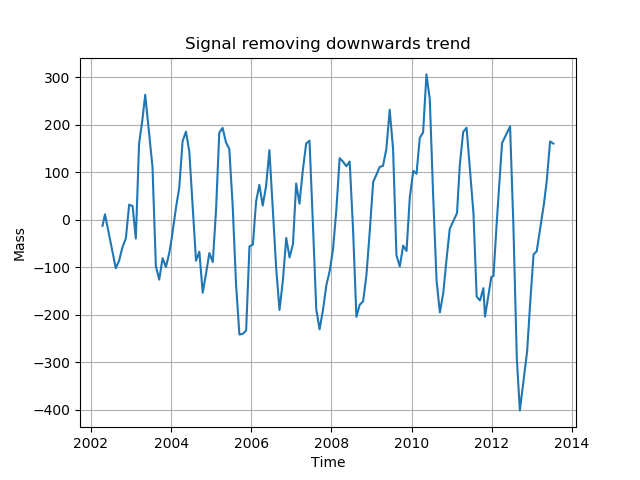

Source code (Python):
import math
import numpy as np
import pandas as pd
from scipy import interpolate, poly1d
import matplotlib.pyplot as plt
import warnings


def rmse(targets, predictions):
    return np.sqrt(((targets - predictions) ** 2).mean())


def model(xs, ys, n=3):
    with warnings.catch_warnings():
        warnings.simplefilter('ignore', np.RankWarning)
        coefficients = np.polyfit(xs, ys, n)
        return poly1d(coefficients)


def main():
    df = pd.read_csv('greenland-mass-change.csv')
    train = df[df['year'] < 2012]
    test  = df[df['year'] >= 2012]
    train_xs = train['year']
    train_ys = train['mass change']
    test_xs  = test['year']
    test_ys  = test['mass change']

    trend_model = model(train_xs, train_ys, 2)
    signal_no_trend = df['mass change'] - trend_model(df['year'])

    plt.plot(df['year'], signal_no_trend)

    plt.title('Signal removing downwards trend')
    plt.xlabel('Time')
    plt.ylabel('Mass')
    plt.grid(True)
    plt.savefig('seasonal_effect.png')
    plt.show()


if __name__ == '__main__':
    main()


